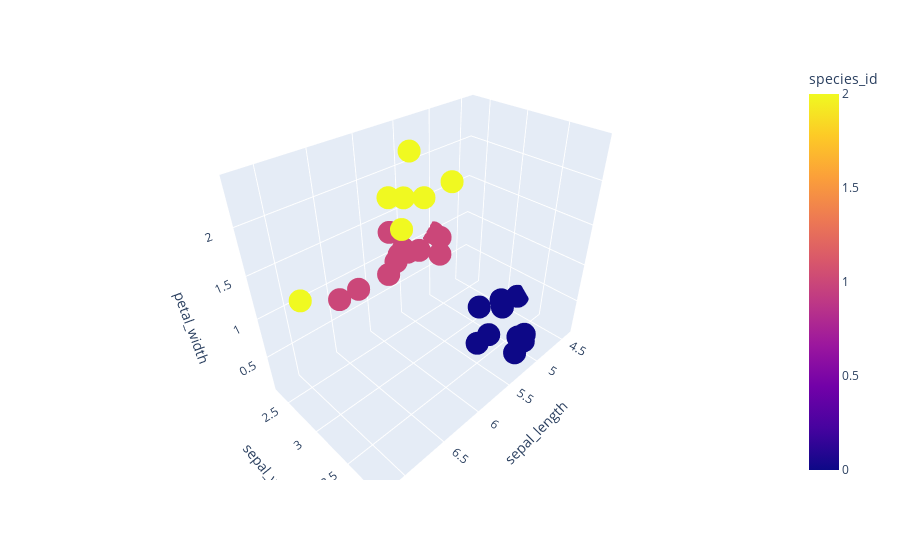

The code cell stored with this chart in its notebook:
### Code cell
fig = px.scatter_3d(df, x='sepal_length', y='sepal_width', z='petal_width', color='species_id')
fig.show()

### Figure 1 — Plotly figure (JSON) as saved in the notebook; plotly's stock layout.template omitted (floating-point values rounded to 4 significant figures)
{"data": [{"hovertemplate": "sepal_length=%{x}<br>sepal_width=%{y}<br>petal_width=%{z}<br>species_id=%{marker.color}<extra></extra>", "legendgroup": "", "marker": {"color": [1, 2, 2, 1, 1, 0, 1, 0, 0, 1, 1, 0, 1, 0, 1, 0, 1, 0, 2, 1, 1, 0, 1, 2, 2, 0, 0, 2, 2, 1], "coloraxis": "coloraxis", "symbol": "circle"}, "mode": "markers", "name": "", "scene": "scene", "showlegend": false, "type": "scatter3d", "x": [5, 6.4, 5.8, 5.5, 6.1, 5.2, 5.8, 4.7, 4.9, 6, 6, 5.4, 5.6, 4.4, 6.9, 5.1, 6.7, 4.6, 6.1, 5.6, 5.7, 4.9, 5.6, 4.9, 6.2, 5.1, 5.4, 5.8, 7.2, 6.2], "y": [2.3, 3.2, 2.7, 2.4, 2.9, 3.4, 2.6, 3.2, 3.6, 2.7, 2.9, 3.4, 3, 3.2, 3.1, 3.8, 3.1, 3.1, 3, 3, 2.8, 3, 2.5, 2.5, 3.4, 3.8, 3.9, 2.8, 3, 2.9], "z": [1, 2.3, 1.9, 1, 1.4, 0.2, 1.2, 0.2, 0.1, 1.6, 1.5, 0.2, 1.5, 0.2, 1.5, 0.4, 1.5, 0.2, 1.8, 1.3, 1.3, 0.2, 1.1, 1.7, 2.3, 0.3, 0.4, 2.4, 1.6, 1.3]}], "layout": {"coloraxis": {"colorbar": {"title": {"text": "species_id"}}, "colorscale": [[0, "#0d0887"], [0.1111, "#46039f"], [0.2222, "#7201a8"], [0.3333, "#9c179e"], [0.4444, "#bd3786"], [0.5556, "#d8576b"], [0.6667, "#ed7953"], [0.7778, "#fb9f3a"], [0.8889, "#fdca26"], [1, "#f0f921"]]}, "legend": {"tracegroupgap": 0}, "margin": {"t": 60}, "scene": {"domain": {"x": [0, 1], "y": [0, 1]}, "xaxis": {"title": {"text": "sepal_length"}}, "yaxis": {"title": {"text": "sepal_width"}}, "zaxis": {"title": {"text": "petal_width"}}}}}
